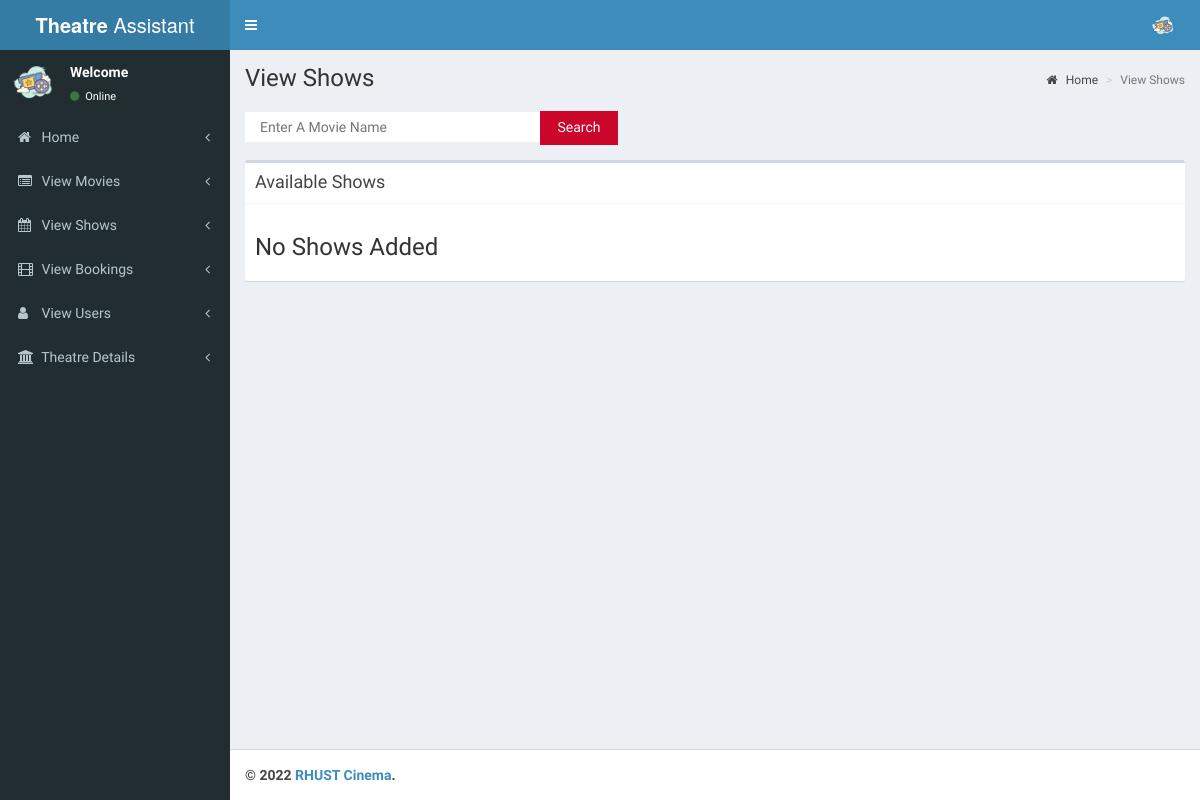
Page /theatre/pages/view_shows.php (signed in) on the earlier database version.
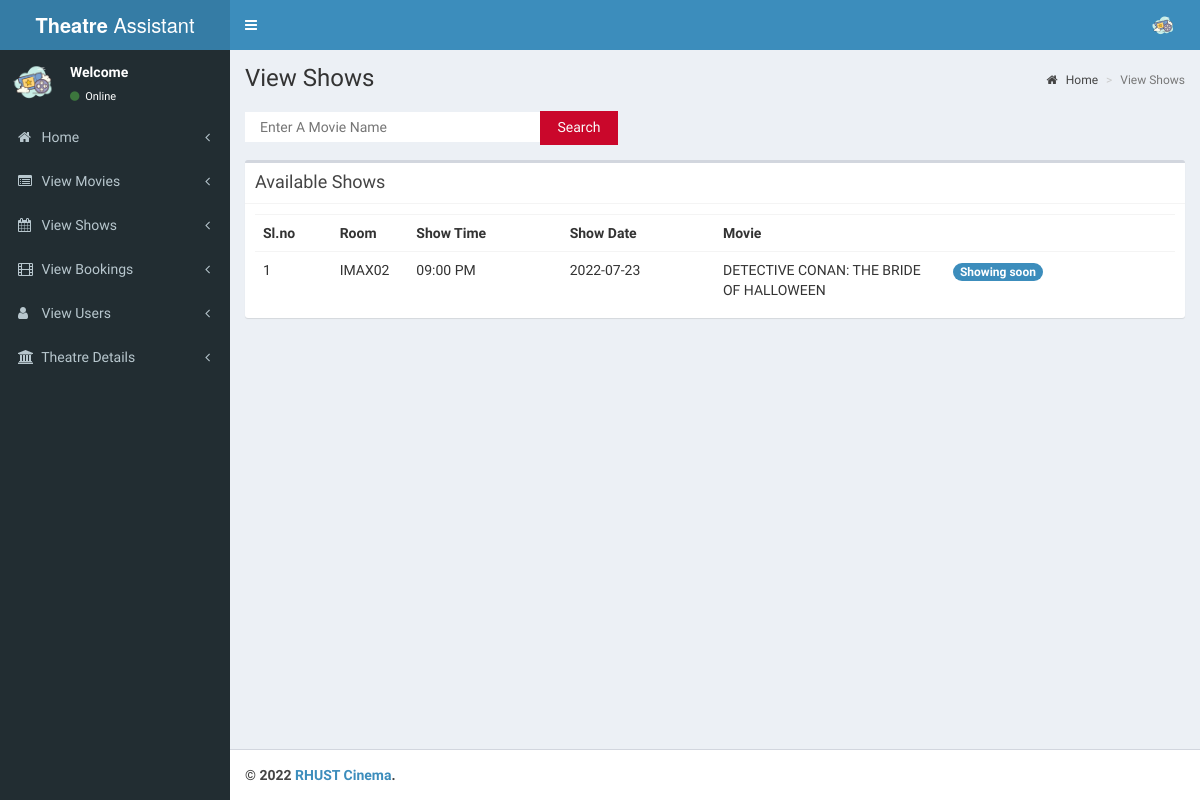
Same page on the later database version.
### tables this page shows
CREATE TABLE `tbl_shows` (
  `s_id` int(11) NOT NULL,
  `room_id` int(11) NOT NULL,
  `movie_id` int(11) NOT NULL,
  `start_date` date NOT NULL,
  `start_time` time NOT NULL,
  `end_time` time NOT NULL
);

CREATE TABLE `tbl_rooms` (
  `room_id` int(11) NOT NULL,
  `room_name` varchar(10) NOT NULL,
  `type_id` int(11) NOT NULL
);

CREATE TABLE `tbl_movie` (
  `movie_id` int(11) NOT NULL,
  `movie_name` varchar(255) NOT NULL,
  `cast` varchar(500) NOT NULL,
  `desc` varchar(1000) NOT NULL,
  `release_date` date NOT NULL,
  `image` varchar(200) NOT NULL,
  `video_url` varchar(200) NOT NULL,
  `length` int(3) NOT NULL
);

### theatre/pages/view_shows.php (the view, shortened to what the changed rows need)
<?php
include('header.php');
?>
<div class="content-wrapper">
    <section class="content-header">
        <h1>
            View Shows
        </h1>
        <br>
    </section>
    <section class="content">
        <div class="box">
            <div class="box-body">
                <?php
                if (!isset($_GET['mid'])) {
                    $sw = mysqli_query($con, "SELECT * FROM tbl_shows WHERE start_date >= CURDATE()");
                } else {
                    $sw = mysqli_query($con, "SELECT * FROM tbl_shows WHERE (start_date >= CURDATE()) AND movie_id = '" . $_GET['mid'] . "'");
                }
                if (mysqli_num_rows($sw)) { ?>
                    <table class="table">
                        <th class="col-md-1">
                            Sl.no
                        </th>
                        <th class="col-md-1">
                            Room
                        </th>
                        <th class="col-md-2">
                            Show Time
                        </th>
                        <th class="col-md-2">
                            Show Date
                        </th>
                        <th class="col-md-3">
                            Movie
                        </th>
                        <th></th>
                        <?php
                        $sl = 1;
                        while ($shows = mysqli_fetch_array($sw)) {
                        ?>
                            <tr>
                                <td>
                                    <?php echo $sl;
                                    $sl++; ?>
                                </td>
                                <?php
                                $sr = mysqli_query($con, "select * from tbl_rooms where room_id='" . $shows['room_id'] . "'");
                                $screen = mysqli_fetch_array($sr);
                                $mv = mysqli_query($con, "select * from tbl_movie where movie_id='" . $shows['movie_id'] . "'");
                                $movie = mysqli_fetch_array($mv);
                                ?>
                                <td>
                                    <?php echo $screen['room_name']; ?>
                                </td>
                                <td>
                                    <?php echo date('h:i A', strtotime($shows['start_time'])); ?>
                                </td>
                                <td>
                                    <?php echo $shows['start_date'] ?>
                                </td>
                                <td>
                                    <?php echo $movie['movie_name']; ?>
                                </td>
                                <td>
                                    <?php
                                    $today = date('Y-m-d');
                                    $now = date('H:i:s');
                                    if ($shows['start_date'] == $today) {
                                        if ($shows['start_time'] > $now) {
                                    ?>
                                            <span class="badge bg-light-blue">Showing soon</span>
                                        <?php
                                        } else if (($shows['end_time'] < $now)) {
                                        ?>
                                            <i class="glyphicon glyphicon-ok"></i>
                                        <?php
                                        } else {
                                        ?>
                                            <span class="badge bg-red">Showing</span>
                                    <?php
                                        }
                                    }
                                    ?>
                                </td>
                            </tr>
                        <?php
                        }
                        ?>
                    </table>
                <?php
                } else {
                ?>
                    <h3>No Shows Added</h3>
                <?php
                }
                ?>
            </div>
        </div>
    </section>
</div>
<?php
include('footer.php');
?>

Differences in the rows shown:
added tbl_shows: room.room_name "IMAX02", start_time "09:00 PM", start_date "2022-07-23", movie.movie_name "DETECTIVE CONAN: THE BRIDE OF HALLOWEEN", shows "Showing soon"
Other differences:
text no longer shown: "No Shows Added"
text now shown: "Sl.no Room Show Time Show Date Movie"
